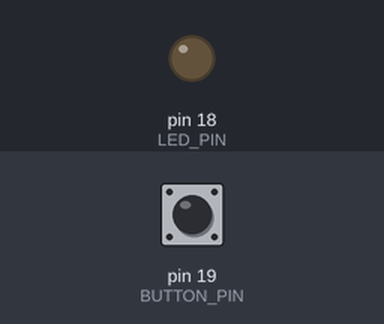
A sketch run on a simulated Arduino Uno, built with avr-gcc and run on an emulated ATmega328P. On the bench: output pins drawn as LEDs (lit = HIGH). The inputs (shaded band) are chosen by the test bench; at power-on: pin 19 (BUTTON_PIN) HIGH.

Above: at 1.2 s.
1.3 s: pin 19 (BUTTON_PIN) pulled LOW for 0.15 s
At 1.37 s:
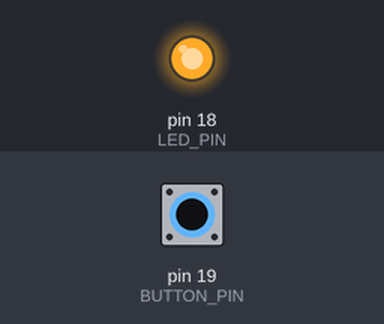
2.9 s: pin 19 (BUTTON_PIN) pulled LOW for 3.2 s
At 7.4 s:
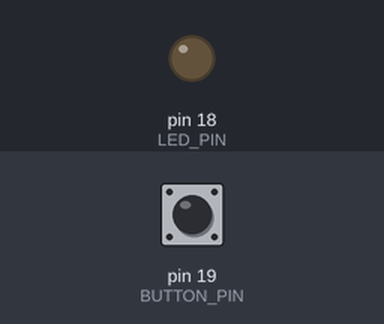
Timing chart, 0 to 8.9 s (numbered marks = the images above; inputs shaded):
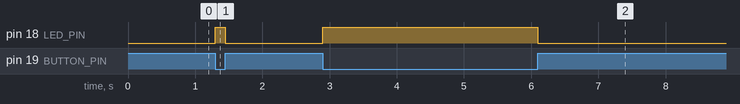

Measured:
- after the input at 1.3 s, pin 18 (LED_PIN): LOW → HIGH at once, → LOW 0.15 s later
- after the input at 2.9 s, pin 18 (LED_PIN): LOW → HIGH at once, → LOW 3.2 s later

The sketch:

push-button-input-pull-up.ino
```cpp
const int LED_PIN = 18;    // the number of the LED pin
const int BUTTON_PIN = 19; // the number of the pushbuton pin

int buttonState = 0;      // variable for reading the pushbutton status

void setup() {
  // initialize the LED pin as an output:
  pinMode(LED_PIN, OUTPUT);

  // initialize the pushbutton pin as an input (pull-up):
  pinMode(BUTTON_PIN, INPUT_PULLUP);
}

void loop() {
  // read the state of the pushbutton value:
  buttonState = digitalRead(BUTTON_PIN);

  // Pull Up
  // check if the pushbutton is pressed.
  // if it is, the buttonState is LOW:
  if (buttonState == LOW) {
    // turn LED on:
    digitalWrite(LED_PIN, HIGH);
  } else {
    // turn LED off:
    digitalWrite(LED_PIN, LOW);
  }
}
```
